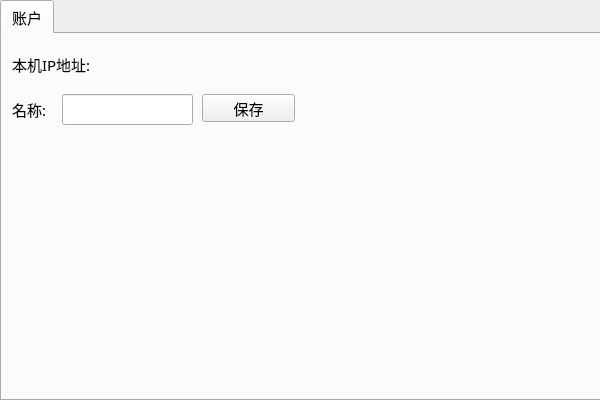
<?xml version="1.0" encoding="UTF-8"?>
<ui version="4.0">
 <class>Settings</class>
 <widget class="QWidget" name="Settings">
  <property name="geometry">
   <rect>
    <x>0</x>
    <y>0</y>
    <width>600</width>
    <height>400</height>
   </rect>
  </property>
  <property name="font">
   <font>
    <family>DengXian</family>
   </font>
  </property>
  <property name="windowTitle">
   <string>设置</string>
  </property>
  <widget class="QTabWidget" name="SettingsTab">
   <property name="geometry">
    <rect>
     <x>0</x>
     <y>0</y>
     <width>601</width>
     <height>401</height>
    </rect>
   </property>
   <property name="font">
    <font>
     <pointsize>11</pointsize>
    </font>
   </property>
   <property name="currentIndex">
    <number>0</number>
   </property>
   <widget class="QWidget" name="user">
    <attribute name="title">
     <string>账户</string>
    </attribute>
    <widget class="QLabel" name="NameLabel">
     <property name="geometry">
      <rect>
       <x>10</x>
       <y>55</y>
       <width>51</width>
       <height>41</height>
      </rect>
     </property>
     <property name="text">
      <string>名称:</string>
     </property>
    </widget>
    <widget class="QLineEdit" name="UserName">
     <property name="geometry">
      <rect>
       <x>60</x>
       <y>60</y>
       <width>131</width>
       <height>31</height>
      </rect>
     </property>
    </widget>
    <widget class="QPushButton" name="pushButton">
     <property name="geometry">
      <rect>
       <x>200</x>
       <y>60</y>
       <width>93</width>
       <height>28</height>
      </rect>
     </property>
     <property name="text">
      <string>保存</string>
     </property>
    </widget>
    <widget class="QLabel" name="label">
     <property name="geometry">
      <rect>
       <x>10</x>
       <y>20</y>
       <width>101</width>
       <height>21</height>
      </rect>
     </property>
     <property name="text">
      <string>本机IP地址:</string>
     </property>
    </widget>
    <widget class="QLabel" name="IPAddress">
     <property name="geometry">
      <rect>
       <x>110</x>
       <y>20</y>
       <width>191</width>
       <height>21</height>
      </rect>
     </property>
     <property name="text">
      <string/>
     </property>
    </widget>
   </widget>
  </widget>
 </widget>
 <resources/>
 <connections/>
</ui>
